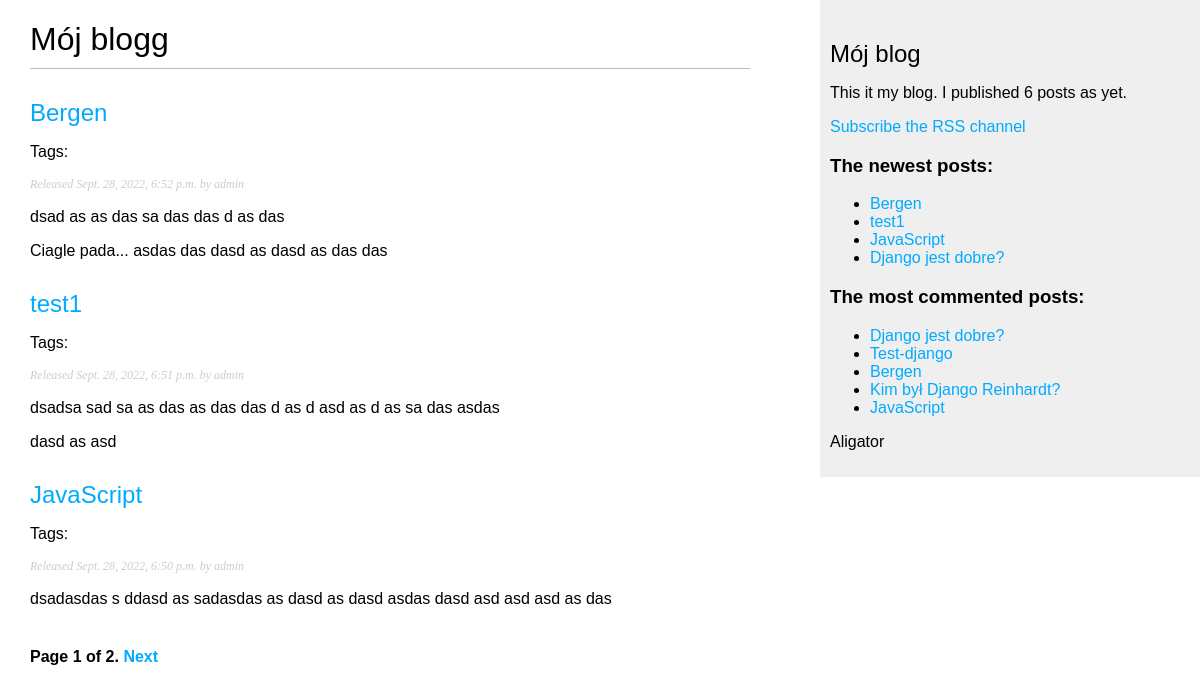
The page /app_blog/ on the database as committed earlier.
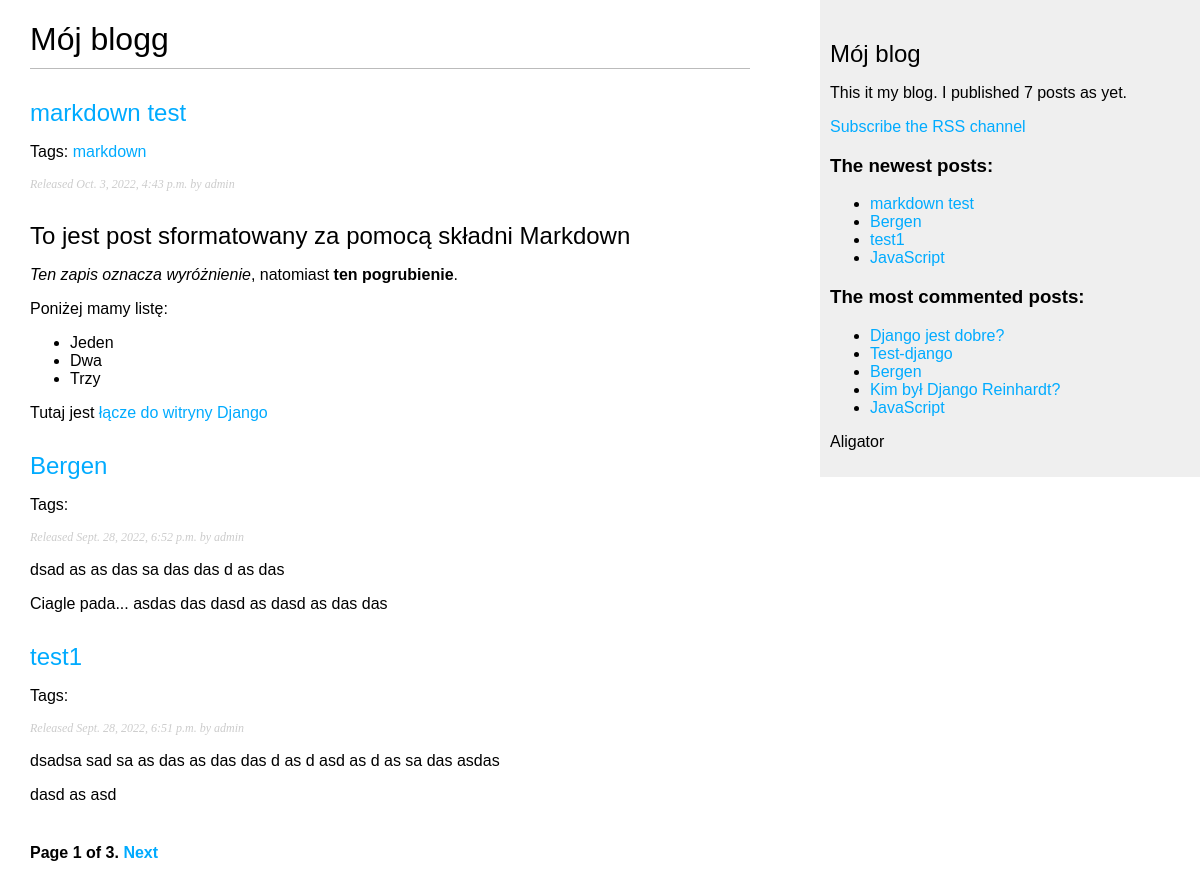
The same page on the database as committed later.
### app_blog/models.py (models this page shows, shortened)
class Post(models.Model):
    STATUS_CHOICES = (
        ('draft', 'Draft'),
        ('published', 'Published'),
    )
    title = models.CharField(max_length=250)
    slug = models.SlugField(max_length=250, unique_for_date='publish')
    author = models.ForeignKey(User, on_delete=models.CASCADE, related_name='blog_posts')
    body = models.TextField()
    publish = models.DateTimeField(default=timezone.now)
    created = models.DateTimeField(auto_now_add=True)
    updated = models.DateTimeField(auto_now=True)
    status = models.CharField(max_length=10, choices=STATUS_CHOICES, default='draft')
    objects = models.Manager()  # Manager domyślny
    published = PublishedManager()  # Manager niestandarwowy
    tags = TaggableManager()
    class Meta:
        ordering = ('-publish',)
    def get_absolute_url(self):
        return reverse('app_blog:post_detail',
                       args=[self.publish.year,
                             self.publish.strftime('%m'),
                             self.publish.strftime('%d'),
                             self.slug])

### app_blog/views.py (the view)
# urls.py: path('', views.post_list, name='post_list'),
def post_list(request, tag_slug=None):
    object_list = Post.published.all()
    tag = None
    if tag_slug:
        tag = get_object_or_404(Tag, slug=tag_slug)
        object_list = object_list.filter(tags__in=[tag])
    paginator = Paginator(object_list, 3)
    page = request.GET.get('page')
    kkk = "aligator"
    try:
        posts = paginator.page(page)
    except PageNotAnInteger:
        posts = paginator.page(1)
    except EmptyPage:
        posts = paginator.page(paginator.num_pages)
    return render(request,
                  'app_blog/post/list.html', {'posts': posts,
                                              'page': page,
                                              'tags': tag,
                                              'test': kkk})

### app_blog/models.py (called while the page is built)
    def get_queryset(self):
        return super(PublishedManager, self).get_queryset().filter(status='published')

### app_blog/templatetags/blog_tags.py (called while the page is built)
@register.simple_tag
def total_posts():
    return Post.published.count()

@register.inclusion_tag('app_blog/post/latest_posts.html')
def show_latest_posts(count=5):
    latest_posts = Post.published.order_by('-publish')[:count]
    return {'latest_posts': latest_posts}

@register.simple_tag
def get_most_commented_posts(count=5):
    return Post.published.annotate(total_comments=Count('comments')).order_by('-total_comments')[:count]

@register.filter(name='markdown')
def markdown_format(text):
    return mark_safe(markdown.markdown(text))

### app_blog/templates/app_blog/post/list.html (shortened to what this page needs)
{% extends "app_blog/base.html" %}
{% load blog_tags %}
{% block content %}
    <h1>Mój blogg</h1>
    {% for post in posts %}
    <h2>
        <a href="{{ post.get_absolute_url }}">
            {{ post.title }}
        </a>
    </h2>
    <p class="tags">
        Tags:
        {% for tag in post.tags.all %}
        <a href="{% url 'app_blog:post_list_by_tag' tag.slug %}">
          {{ tag.name }}
        </a>
      {% endfor %}
    </p>
    <p class="date">
        Released {{ post.publish }} by {{ post.author }}
    </p>
    {{ post.body|markdown|truncatewords_html:30 }}
    {% endfor %}
    {% include "pagination.html" with page=posts %}
{% endblock %}

### app_blog/templates/app_blog/base.html (shortened to what this page needs)
{% load blog_tags %}
{% load static %}
<!DOCTYPE html>
<html lang="en">
<head>
    <link href="{% static 'css/blog.css' %}" rel="stylesheet">
</head>
<body>
    <div id="content">
        {% block content %}
        {% endblock %}
    </div>
    <div id="sidebar">
        <h2>Mój blog</h2>
        <p>This it my blog. I published {% total_posts %} posts as yet.</p>
        <p>
            <a href="{% url 'app_blog:post_feed' %}">Subscribe the RSS channel</a>
        </p>
        <h3>The newest posts:</h3>
        {% show_latest_posts 4 %}
        <h3>The most commented posts:</h3>
        {% get_most_commented_posts as most_commented_posts %}
        <ul>
            {% for post in most_commented_posts %}
            <li>
                <a href="{{ post.get_absolute_url }}">{{ post.title }}</a>
            </li>
            {% endfor %}
        </ul>
        <p>
            {{ test|capfirst }}
        </p>
    </div>
</body>
</html>

### app_blog/templates/app_blog/post/latest_posts.html
<ul>
    {% for post in latest_posts %}
    <li>
        <a href="{{ post.get_absolute_url }}">{{ post.title }}</a>
    </li>
    {% endfor %}
</ul>

Rows that differ between the two databases and show on the page:
no longer on one of the page's lists (row unchanged): Post: title "JavaScript", publish "Sept. 28, 2022, 6:50 p.m.", author "admin", body "dsadasdas s ddasd as sadasdas as dasd as dasd asdas dasd asd asd asd as das"
no longer on one of the page's lists (row unchanged): Post: title "Django jest dobre?"
added Post: title "markdown test", publish "Oct. 3, 2022, 4:43 p.m.", author "admin", body "To jest post sformatowany za pomocą składni Markdown Ten zapis oznacza wyróżnienie , natomiast ten pogrubienie . Poniżej mamy listę: Jeden Dwa Trzy Tutaj jest łącze do witryny Django"
added Tag: name "markdown"
Other text that changed with them:
{{ page.paginator.num_pages }}: "2" → "3"
text no longer shown: "6"
text now shown: "7"
